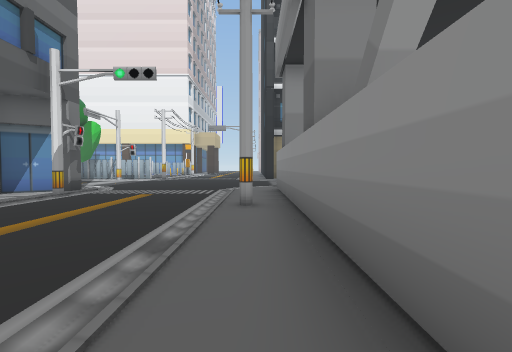
[1] (above)

24 first-person views from a walk through a Unity game level. The camera is 1.5 m above the floor, tilts 2° down and sees 90° across. The floor is counted in squares, 2 m on a side. Each view is taken from the middle of a square. On the plan, view 1 faces up. The plan holds only what a view shows up to about 9 squares ahead; the rest is blank. The place goes on beyond the plan. The player is left out.

[2]
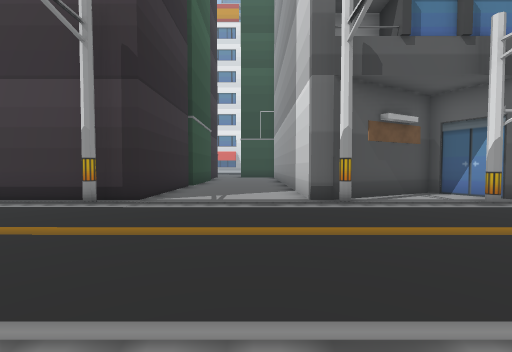

[3]
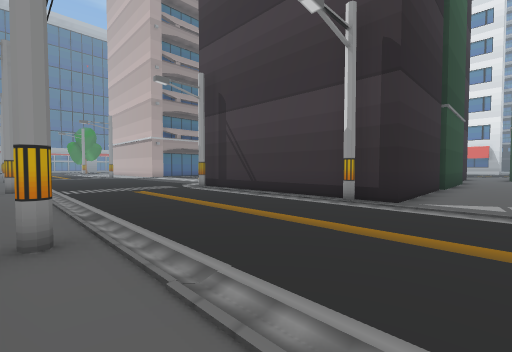

[4]
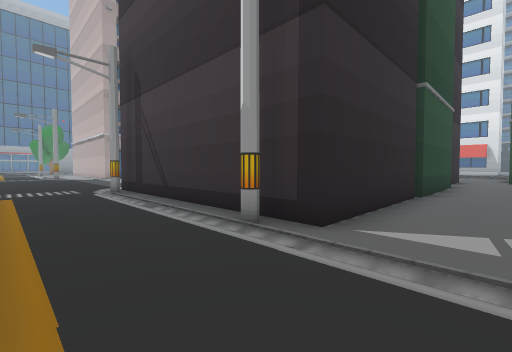

[5]
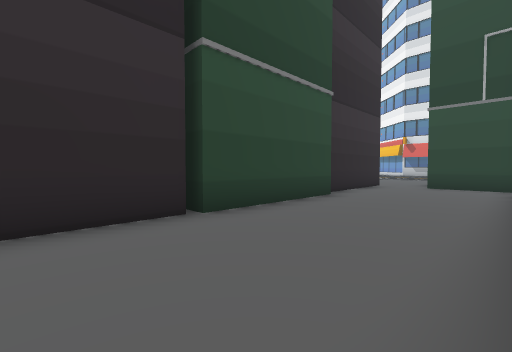

[6]
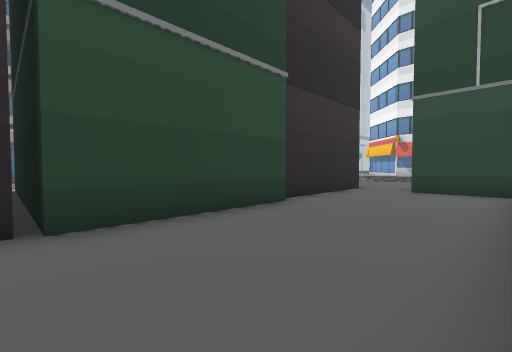

[7]
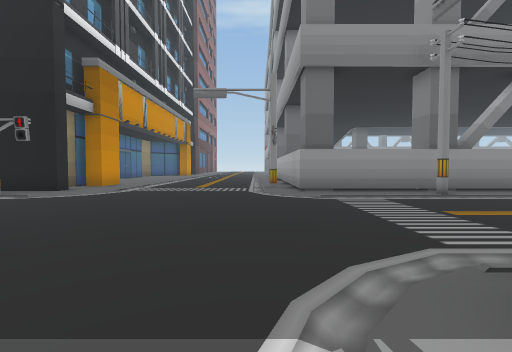

[8]
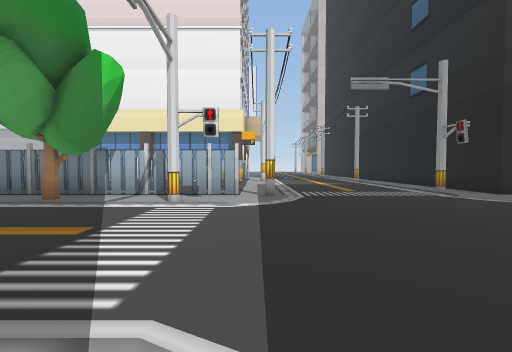

[9]
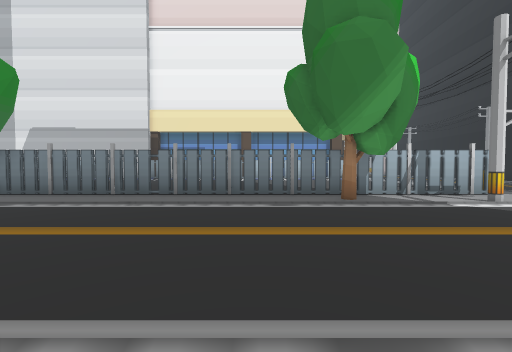

[10]
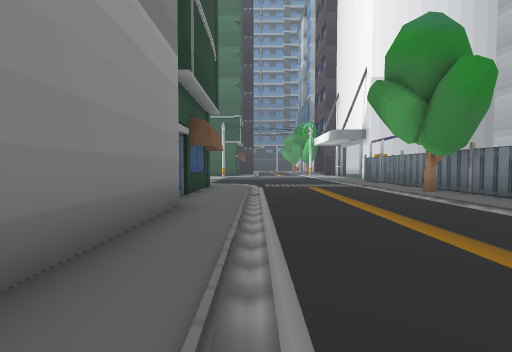

[11]
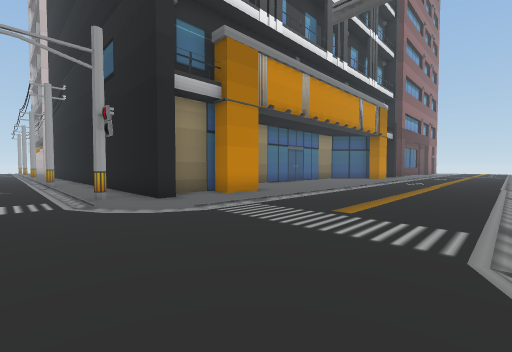

[12]
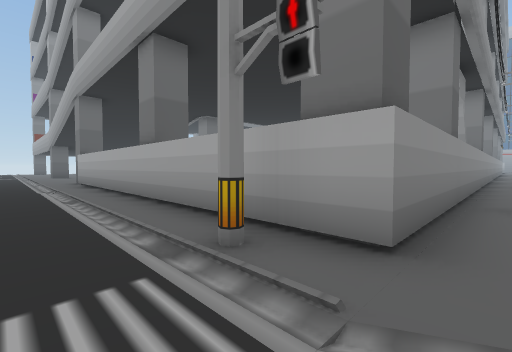

[13]
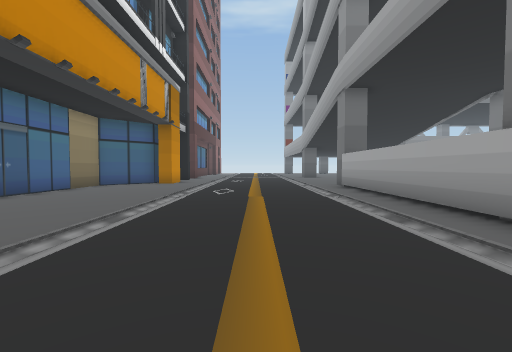

[14]
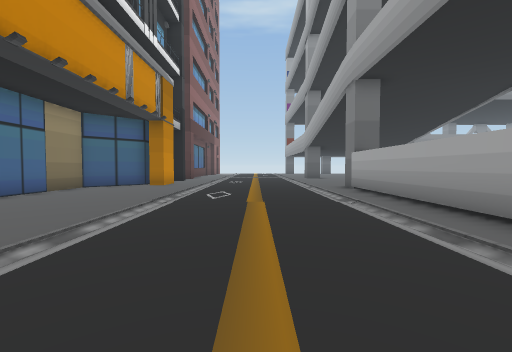

[15]
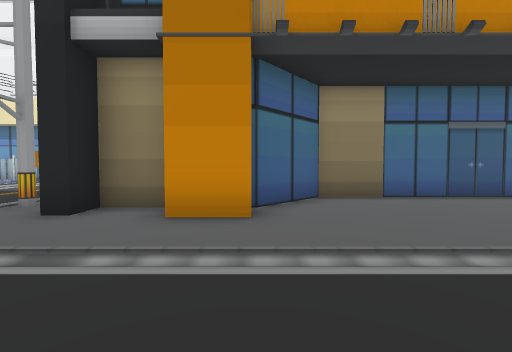

[16]
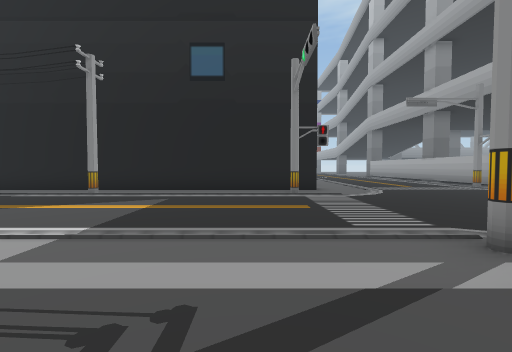

[17]
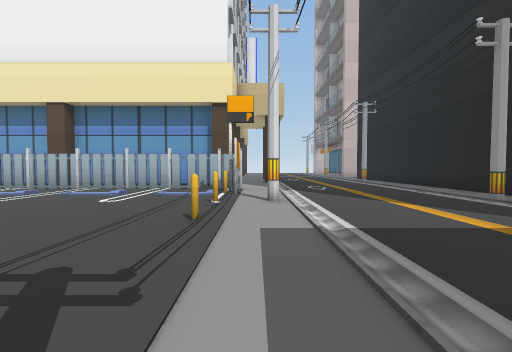

[18]
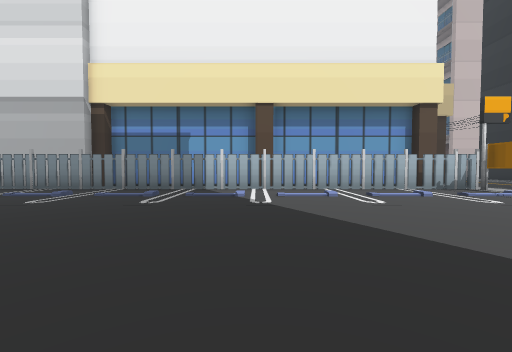

[19]
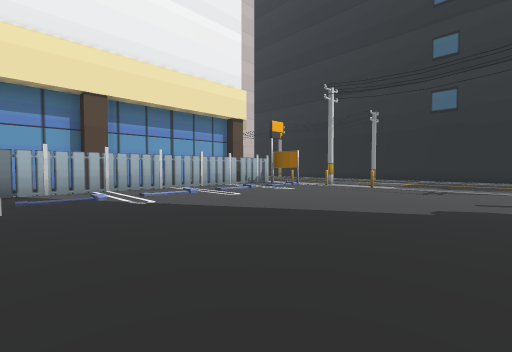

[20]
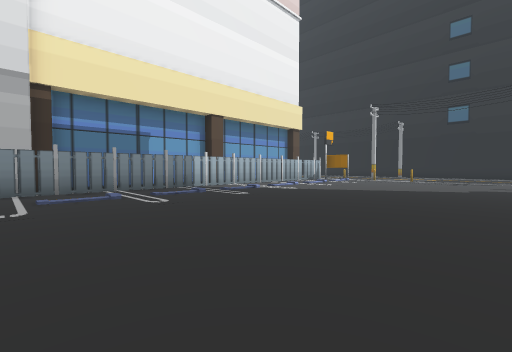

[21]
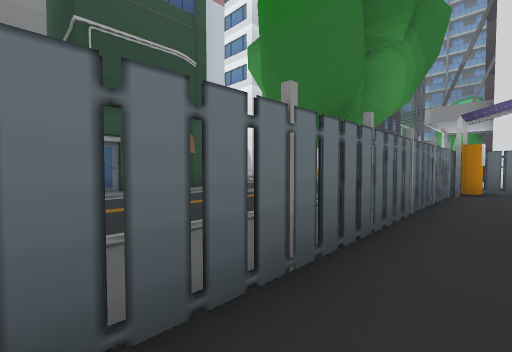

[22]
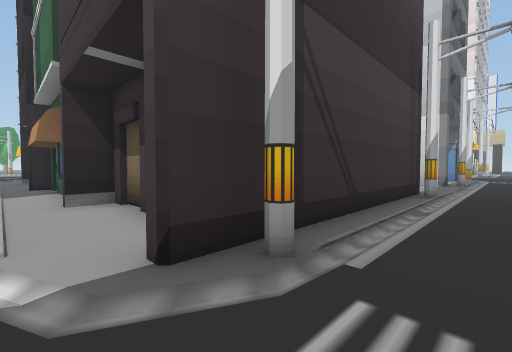

[23]
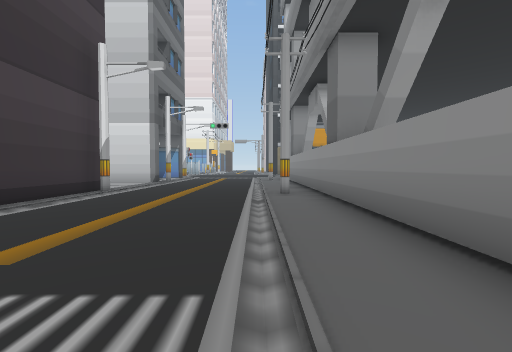

[24]
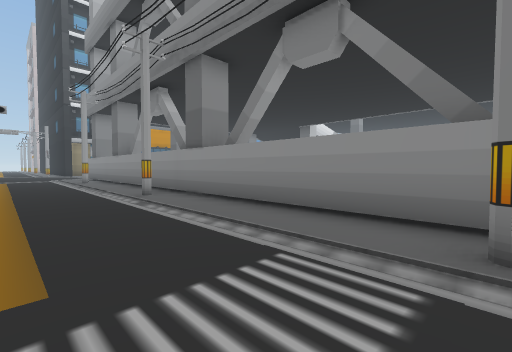

### Floor plan
Key: @ floor where view 1 was taken; # wall or solid block; . floor; / step, stairs or slope; B building; T tree.
Columns run from 22 left of view 1 to 13 right of it. Each row starts with its distance up from view 1.
 26 ################./.....#
 25 ...............#./.....#
 24  ..............#./.....#
 23  ...............#/...#.#
 22  ..............#./.....#
 21  ................/.....#
 20  ..............#./.....#
 19  ................/.....#   #########
 18  ................/.....#  ##........
 17 ................./.....####.........
 16 ################//.....#.##.........
 15 .T.........T../.....................
 14 ////////////////.......//////////...
 13 ....................................
 12 ....................................
 11 ............  ......................
 10 ///////..//    /.......//////////...
  9 ..........      .......#############
  8 BBBBB           B/.....#
  7    B           B#/.....#
  6    B           B./.....#
  5                #./.....#
  4                ##/.....#
  3    B............./.....#
  2    B............./.....#
  1    B............./.....#
  0    ............../....@#
 -1    BBBBBBBBBBBBBB/.../.#
 -2             B   B/...//#
 -3             B   B/.../.#
 -4             B   B/.../.#
 -5             B   B/.../.#
 -6             B   B/.../.#
 -7         B   BBBBB/.../.#
 -8        B.BBBB...B..../.#
 -9        /////////...../##

Positions as (right, up) in squares from view 1, and headings:
1: (0, 0), facing up
2: (0, 2), facing left
3: (0, 1), facing down-left
4: (-3, 1), facing down-left
5: (-8, 3), facing down-left
6: (-10, 3), facing down-left
7: (-7, 10), facing right
8: (-6, 9), facing up
9: (-13, 9), facing up
10: (-13, 10), facing left
11: (-2, 10), facing up-right
12: (0, 11), facing down-right
13: (3, 12), facing right
14: (4, 12), facing right
15: (4, 12), facing up
16: (-8, 18), facing right
17: (-6, 17), facing up
18: (-14, 17), facing up
19: (-16, 17), facing up-right
20: (-21, 17), facing up-right
21: (-17, 17), facing down-left
22: (-4, -9), facing up-left
23: (-1, -9), facing up
24: (-3, -9), facing up-right
